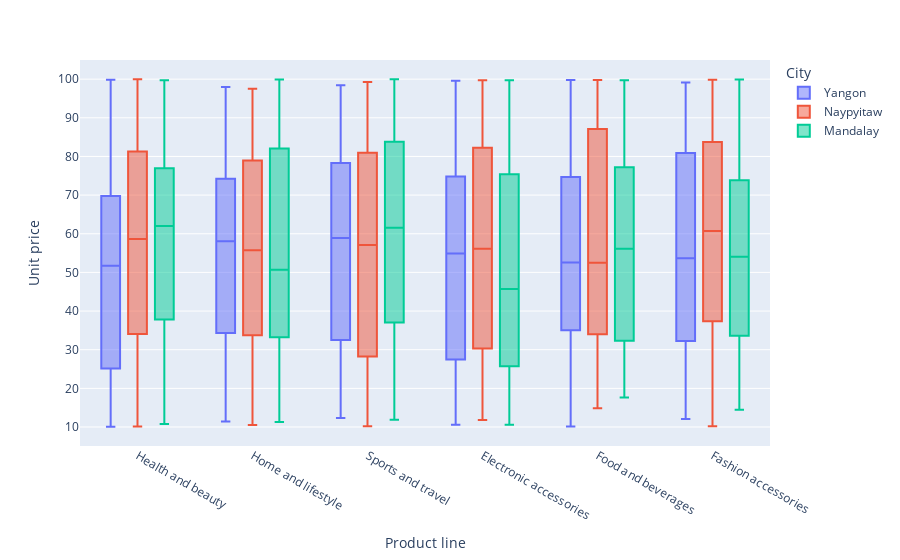

Source (notebook cell):
### Code cell
#Checking if all the product lines have the same range of price
fig = px.box(df,  x="Product line", y="Unit price", color="City")
fig.show()

### Figure 1 — Plotly figure (JSON) as saved in the notebook; plotly's stock layout.template omitted (floating-point values rounded to 4 significant figures; data arrays with more than 128 entries replaced by an {"elided": "..."} marker saying what was removed)
{"data": [{"alignmentgroup": "True", "hovertemplate": "City=Yangon<br>Product line=%{x}<br>Unit price=%{y}<extra></extra>", "legendgroup": "Yangon", "marker": {"color": "#636efa"}, "name": "Yangon", "notched": false, "offsetgroup": "Yangon", "orientation": "v", "showlegend": true, "type": "box", "x": {"elided": "340 str values"}, "x0": " ", "xaxis": "x", "y": {"elided": "340 float values"}, "y0": " ", "yaxis": "y"}, {"alignmentgroup": "True", "hovertemplate": "City=Naypyitaw<br>Product line=%{x}<br>Unit price=%{y}<extra></extra>", "legendgroup": "Naypyitaw", "marker": {"color": "#EF553B"}, "name": "Naypyitaw", "notched": false, "offsetgroup": "Naypyitaw", "orientation": "v", "showlegend": true, "type": "box", "x": {"elided": "328 str values"}, "x0": " ", "xaxis": "x", "y": {"elided": "328 float values"}, "y0": " ", "yaxis": "y"}, {"alignmentgroup": "True", "hovertemplate": "City=Mandalay<br>Product line=%{x}<br>Unit price=%{y}<extra></extra>", "legendgroup": "Mandalay", "marker": {"color": "#00cc96"}, "name": "Mandalay", "notched": false, "offsetgroup": "Mandalay", "orientation": "v", "showlegend": true, "type": "box", "x": {"elided": "332 str values"}, "x0": " ", "xaxis": "x", "y": {"elided": "332 float values"}, "y0": " ", "yaxis": "y"}], "layout": {"boxmode": "group", "legend": {"title": {"text": "City"}, "tracegroupgap": 0}, "margin": {"t": 60}, "xaxis": {"anchor": "y", "domain": [0, 1], "title": {"text": "Product line"}}, "yaxis": {"anchor": "x", "domain": [0, 1], "title": {"text": "Unit price"}}}}
